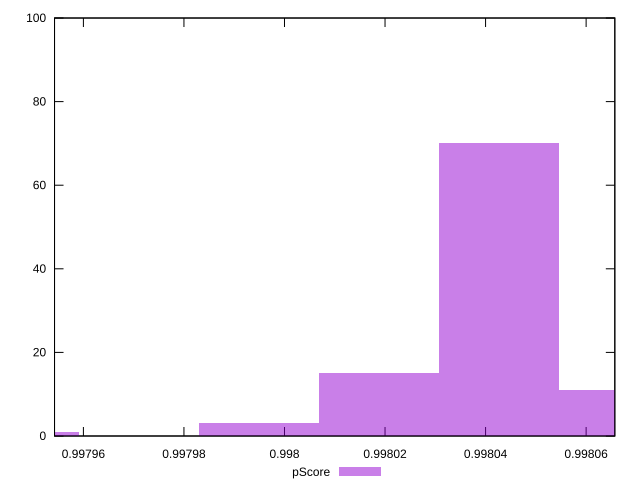

Recreate this plot in gnuplot.
reset

$pScore <<EOF
0.9980426154435625 70
0.9980187428237753 15
0.9979948702039881 3
0.9979471249644137 1
0.9980664880633497 11
EOF

set key outside below
set boxwidth 0.000023872619787202204
set xrange [0.9979542582314304:0.9980657089240548]
set yrange [0:100]
set trange [0:100]
set style fill transparent solid 0.5 noborder
set terminal svg size 640, 490 enhanced background rgb 'white'
set output "report_00008_2021-01-22T20:58:29.167/interactive/samples/pages+cached+noexternal+nofonts+nosvg+noimg+nocss/pScore/histogram.svg"

plot $pScore title "pScore" with boxes

reset
